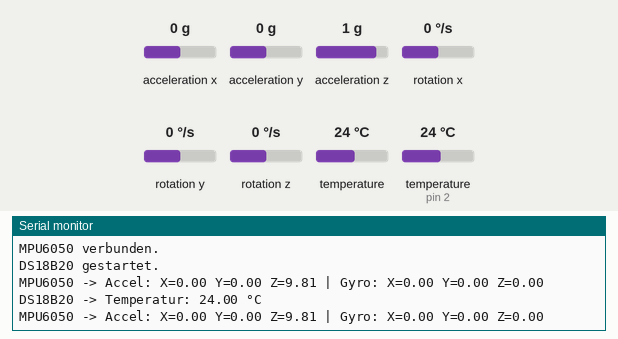
This sketch was run on a simulated Arduino Uno, built with avr-gcc and run on an emulated ATmega328P. Parts: the last lines printed to the serial monitor. The inputs (shaded band) are chosen by the test bench; at power-on: acceleration x 0 g, temperature (sensor on pin 2) 24 °C, acceleration y 0 g, acceleration z 1 g, rotation x 0 °/s, rotation y 0 °/s, rotation z 0 °/s, temperature 24 °C.

Above: at 2.5 s.
2.6 s: acceleration x set to -1.4 g
At 3.4 s:
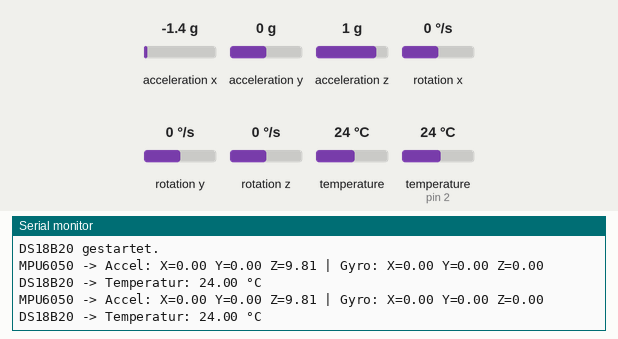
5.0 s: temperature (sensor on pin 2) set to 12 °C
At 6.6 s:
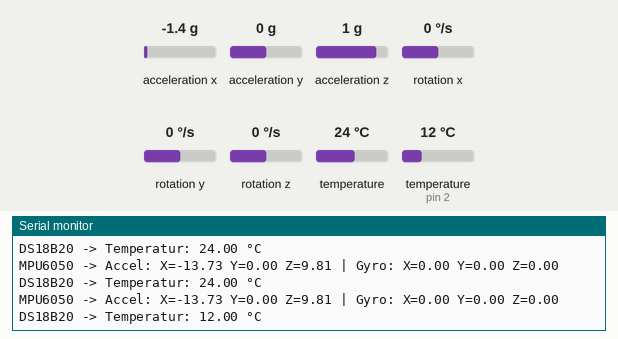
7.4 s: acceleration y set to -1.4 g
At 8.7 s:
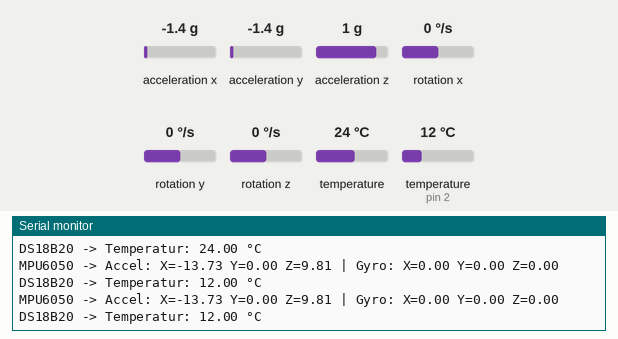
9.8 s: acceleration z set to -1.4 g
At 12.0 s:
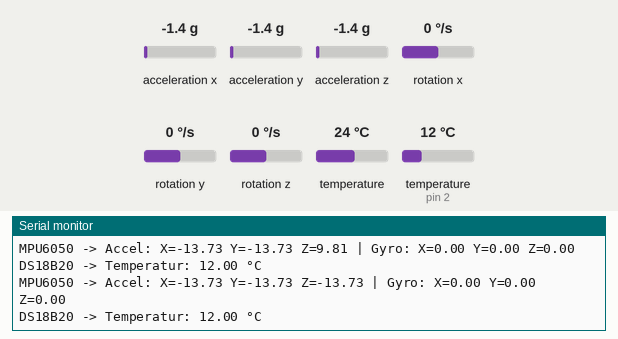
12.2 s: temperature (sensor on pin 2) set to 19 °C
At 13.7 s:
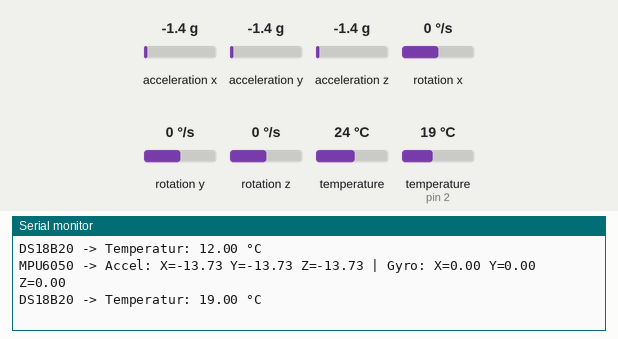
14.6 s: rotation x set to -192 °/s
At 15.8 s:
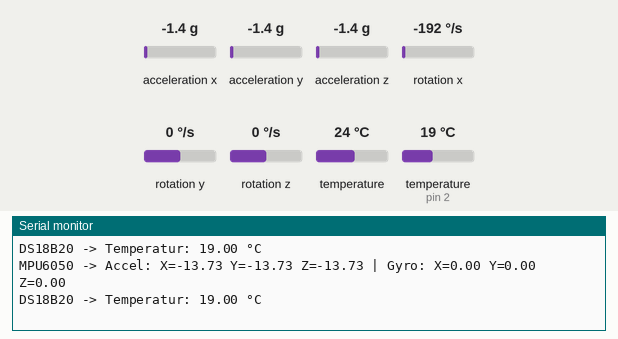
Timing chart, 0 to 17.6 s (numbered marks = the images above; inputs shaded):
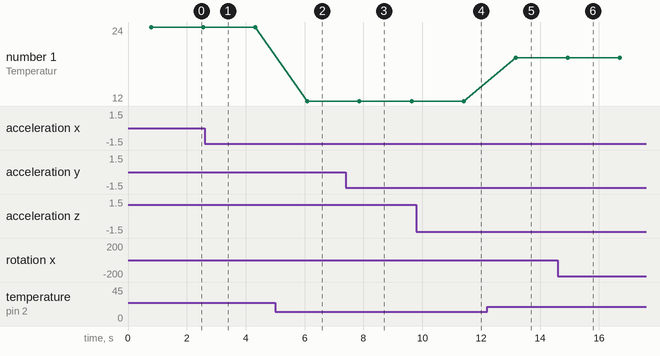

Measured:
- after the input at 5.0 s, the serial monitor: prints a new line after 1.1 s (image 2)
- after the input at 9.8 s, the serial monitor: prints a new line after 0.84 s (image 4)
- after the input at 12.2 s, the serial monitor: prints a new line after 0.97 s (image 5)
- plotted number 1: 24 → 12 after the input at 5.0 s, 12 → 19 after the input at 12.2 s

The sketch:

sketch_nov24a.ino
```cpp
#include <Wire.h>
#include <Adafruit_MPU6050.h>
#include <Adafruit_Sensor.h>
#include <OneWire.h>
#include <DallasTemperature.h>

// --- MPU6050 Setup ---
Adafruit_MPU6050 mpu;

// --- DS18B20 Setup ---
#define ONE_WIRE_BUS 2   // DS18B20 Signal-Pin an D2 (NodeMCU: GPIO4)
OneWire oneWire(ONE_WIRE_BUS);
DallasTemperature sensors(&oneWire);

void setup() {
  Serial.begin(115200);
  while (!Serial) delay(10);

  // MPU6050 starten
  if (!mpu.begin()) {
    Serial.println("Fehler: MPU6050 nicht gefunden!");
    while (1) { delay(10); }
  }
  Serial.println("MPU6050 verbunden.");

  // MPU6050 Konfiguration
  mpu.setAccelerometerRange(MPU6050_RANGE_8_G);
  mpu.setGyroRange(MPU6050_RANGE_500_DEG);
  mpu.setFilterBandwidth(MPU6050_BAND_21_HZ);

  // DS18B20 starten
  sensors.begin();
  Serial.println("DS18B20 gestartet.");
}

void loop() {
  // --- MPU6050 Werte ---
  sensors_event_t a, g, temp;
  mpu.getEvent(&a, &g, &temp);

  Serial.print("MPU6050 -> Accel: ");
  Serial.print("X="); Serial.print(a.acceleration.x);
  Serial.print(" Y="); Serial.print(a.acceleration.y);
  Serial.print(" Z="); Serial.print(a.acceleration.z);

  Serial.print(" | Gyro: ");
  Serial.print("X="); Serial.print(g.gyro.x);
  Serial.print(" Y="); Serial.print(g.gyro.y);
  Serial.print(" Z="); Serial.println(g.gyro.z);

  // --- DS18B20 Temperatur ---
  sensors.requestTemperatures();
  float tempC = sensors.getTempCByIndex(0);
  Serial.print("DS18B20 -> Temperatur: ");
  Serial.print(tempC);
  Serial.println(" °C");

  delay(1000); // 1 Sekunde Pause
}
```
